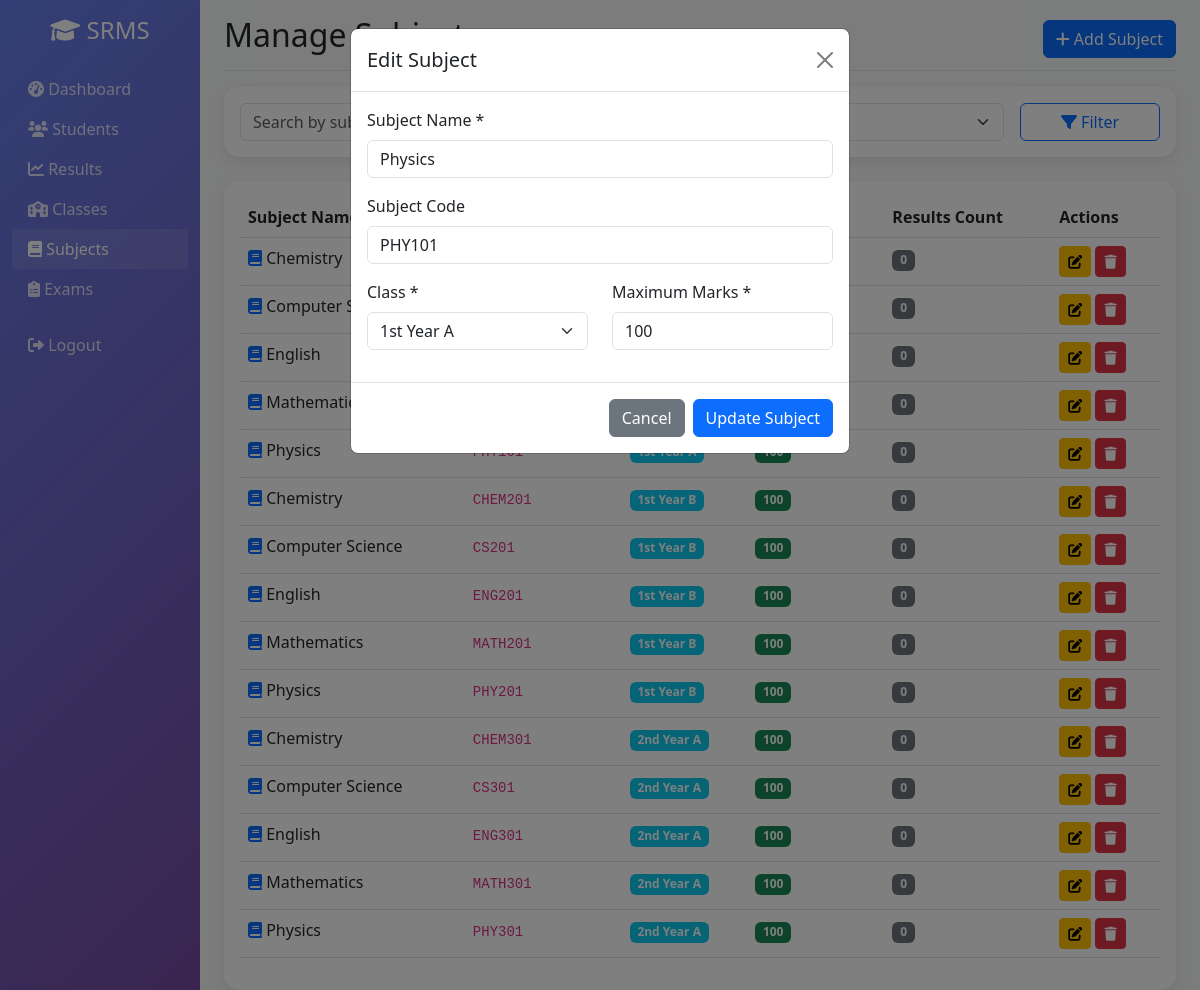
Screenshot of /subjects.php?edit=2 (signed in) with the database file from the repository.
### tables this page shows
CREATE TABLE `subjects` (
  `id` int(11) NOT NULL AUTO_INCREMENT,
  `subject_name` varchar(100) NOT NULL,
  `subject_code` varchar(20) DEFAULT NULL,
  `class_id` int(11) NOT NULL,
  `max_marks` int(11) NOT NULL DEFAULT 100,
  `created_at` timestamp NOT NULL DEFAULT current_timestamp(),
  PRIMARY KEY (`id`),
  KEY `class_id` (`class_id`),
  CONSTRAINT `subjects_ibfk_1` FOREIGN KEY (`class_id`) REFERENCES `classes` (`id`) ON DELETE CASCADE
);

CREATE TABLE `classes` (
  `id` int(11) NOT NULL AUTO_INCREMENT,
  `class_name` varchar(50) NOT NULL,
  `section` varchar(10) DEFAULT NULL,
  `created_at` timestamp NOT NULL DEFAULT current_timestamp(),
  PRIMARY KEY (`id`),
  UNIQUE KEY `class_name_section` (`class_name`, `section`)
);

### includes/functions.php (called while the page is built, shortened)
<?php
include_once 'db.php';
function sanitize($data) {
    global $conn;
    return htmlspecialchars(strip_tags(trim($conn->real_escape_string($data))));
}
?>

### subjects.php (the view, shortened to what this page needs)
<?php
include_once 'includes/functions.php';
$edit_subject = null;
if (isset($_GET['edit'])) {
    $id = sanitize($_GET['edit']);
    $sql = "SELECT * FROM subjects WHERE id = ?";
    $stmt = $conn->prepare($sql);
    $stmt->bind_param("i", $id);
    $stmt->execute();
    $result = $stmt->get_result();
    $edit_subject = $result->fetch_assoc();
}
$page = isset($_GET['page']) ? (int)$_GET['page'] : 1;
$limit = 20;
$offset = ($page - 1) * $limit;
$sql = "SELECT sub.*, c.class_name, c.section,
        (SELECT COUNT(*) FROM results WHERE subject_id = sub.id) as result_count
        FROM subjects sub
        JOIN classes c ON sub.class_id = c.id WHERE 1=1";
$sql .= " ORDER BY c.class_name, c.section, sub.subject_name LIMIT $limit OFFSET $offset";
$subjects = $conn->query($sql);
$classes = $conn->query("SELECT * FROM classes ORDER BY class_name, section");
?>
<!DOCTYPE html>
<html lang="en">
<head>
    <link href="https://cdn.jsdelivr.net/npm/bootstrap@5.3.0/dist/css/bootstrap.min.css" rel="stylesheet">
    <link rel="stylesheet" href="https://cdnjs.cloudflare.com/ajax/libs/font-awesome/6.0.0/css/all.min.css">
</head>
<body>
    <div class="container-fluid">
        <div class="row">
            <nav class="col-md-3 col-lg-2 d-md-block sidebar collapse">
                <div class="position-sticky pt-3">
                    <div class="text-center mb-4">
                        <h4 class="text-white">
                            <i class="fas fa-graduation-cap"></i> SRMS
                        </h4>
                    </div>
                    <ul class="nav flex-column">
                        <li class="nav-item">
                            <a class="nav-link" href="index.php">
                                <i class="fas fa-tachometer-alt"></i> Dashboard
                            </a>
                        </li>
                        <li class="nav-item">
                            <a class="nav-link" href="students.php">
                                <i class="fas fa-users"></i> Students
                            </a>
                        </li>
                        <li class="nav-item">
                            <a class="nav-link" href="results.php">
                                <i class="fas fa-chart-line"></i> Results
                            </a>
                        </li>
                        <li class="nav-item">
                            <a class="nav-link" href="classes.php">
                                <i class="fas fa-school"></i> Classes
                            </a>
                        </li>
                        <li class="nav-item">
                            <a class="nav-link active" href="subjects.php">
                                <i class="fas fa-book"></i> Subjects
                            </a>
                        </li>
                        <li class="nav-item">
                            <a class="nav-link" href="exams.php">
                                <i class="fas fa-clipboard-list"></i> Exams
                            </a>
                        </li>
                        <li class="nav-item mt-3">
                            <a class="nav-link" href="logout.php">
                                <i class="fas fa-sign-out-alt"></i> Logout
                            </a>
                        </li>
                    </ul>
                </div>
            </nav>
            <main class="col-md-9 ms-sm-auto col-lg-10 px-md-4 main-content">
                <div class="d-flex justify-content-between flex-wrap flex-md-nowrap align-items-center pt-3 pb-2 mb-3 border-bottom">
                    <h1 class="h2">Manage Subjects</h1>
                    <div class="btn-toolbar mb-2 mb-md-0">
                        <button type="button" class="btn btn-primary" data-bs-toggle="modal" data-bs-target="#addSubjectModal">
                            <i class="fas fa-plus"></i> Add Subject
                        </button>
                    </div>
                </div>
                <div class="card mb-4">
                    <div class="card-body">
                        <form method="GET" class="row g-3">
                            <div class="col-md-5">
                            </div>
                            <div class="col-md-5">
                            </div>
                            <div class="col-md-2">
                                <button type="submit" class="btn btn-outline-primary w-100">
                                    <i class="fas fa-filter"></i> Filter
                                </button>
                            </div>
                        </form>
                    </div>
                </div>
                <div class="card">
                    <div class="card-body">
                        <div class="table-responsive">
                            <table class="table table-hover">
                                <thead>
                                    <tr>
                                        <th>Subject Name</th>
                                        <th>Subject Code</th>
                                        <th>Class</th>
                                        <th>Max Marks</th>
                                        <th>Results Count</th>
                                        <th>Actions</th>
                                    </tr>
                                </thead>
                                <tbody>
                                    <?php while ($subject = $subjects->fetch_assoc()): ?>
                                    <tr>
                                        <td>
                                            <i class="fas fa-book text-primary"></i>
                                            <?php echo htmlspecialchars($subject['subject_name']); ?>
                                        </td>
                                        <td>
                                            <code><?php echo htmlspecialchars($subject['subject_code']); ?></code>
                                        </td>
                                        <td>
                                            <span class="badge bg-info">
                                                <?php echo $subject['class_name'] . ' ' . $subject['section']; ?>
                                            </span>
                                        </td>
                                        <td>
                                            <span class="badge bg-success"><?php echo $subject['max_marks']; ?></span>
                                        </td>
                                        <td>
                                            <span class="badge bg-secondary"><?php echo $subject['result_count']; ?></span>
                                        </td>
                                        <td>
                                            <a href="?edit=<?php echo $subject['id']; ?>" class="btn btn-sm btn-warning btn-action">
                                                <i class="fas fa-edit"></i>
                                            </a>
                                            <a href="?delete=<?php echo $subject['id']; ?>" class="btn btn-sm btn-danger btn-action" onclick="return confirm('Are you sure?')">
                                                <i class="fas fa-trash"></i>
                                            </a>
                                        </td>
                                    </tr>
                                    <?php endwhile; ?>
                                </tbody>
                            </table>
                        </div>
                    </div>
                </div>
            </main>
        </div>
    </div>
                                    <?php
                                    $classes->data_seek(0);
                                    ?>
    <?php if ($edit_subject): ?>
    <div class="modal fade show" id="editSubjectModal" tabindex="-1" style="display: block; background: rgba(0,0,0,0.5);">
        <div class="modal-dialog">
            <div class="modal-content">
                <div class="modal-header">
                    <h5 class="modal-title">Edit Subject</h5>
                    <a href="subjects.php" class="btn-close"></a>
                </div>
                <form method="POST">
                    <div class="modal-body">
                        <div class="mb-3">
                            <label class="form-label">Subject Name *</label>
                            <input type="text" class="form-control" name="subject_name" value="<?php echo $edit_subject['subject_name']; ?>" required>
                        </div>
                        <div class="mb-3">
                            <label class="form-label">Subject Code</label>
                            <input type="text" class="form-control" name="subject_code" value="<?php echo $edit_subject['subject_code']; ?>">
                        </div>
                        <div class="row">
                            <div class="col-md-6 mb-3">
                                <label class="form-label">Class *</label>
                                <select class="form-select" name="class_id" required>
                                    <?php
                                    $classes->data_seek(0);
                                    while ($class = $classes->fetch_assoc()):
                                    ?>
                                    <option value="<?php echo $class['id']; ?>" <?php echo $class['id'] == $edit_subject['class_id'] ? 'selected' : ''; ?>>
                                        <?php echo $class['class_name'] . ' ' . $class['section']; ?>
                                    </option>
                                    <?php endwhile; ?>
                                </select>
                            </div>
                            <div class="col-md-6 mb-3">
                                <label class="form-label">Maximum Marks *</label>
                                <input type="number" class="form-control" name="max_marks" value="<?php echo $edit_subject['max_marks']; ?>" min="1" required>
                            </div>
                        </div>
                    </div>
                    <div class="modal-footer">
                        <a href="subjects.php" class="btn btn-secondary">Cancel</a>
                        <button type="submit" name="edit_subject" class="btn btn-primary">Update Subject</button>
                    </div>
                </form>
            </div>
        </div>
    </div>
    <?php endif; ?>
</body>
</html>

### subjects.php (style rules this page uses)
.sidebar { min-height: 100vh; background: linear-gradient(135deg, #667eea 0%, #764ba2 100%); }
.sidebar .nav-link { color: rgba(255, 255, 255, 0.8); transition: all 0.3s; }
.sidebar .nav-link:hover, .sidebar .nav-link.active { color: white; background: rgba(255, 255, 255, 0.1); }
.main-content { background-color: #f8f9fa; min-height: 100vh; }
.card { border: none; border-radius: 15px; box-shadow: 0 5px 15px rgba(0, 0, 0, 0.08); }
.btn-action { padding: 0.25rem 0.5rem; font-size: 0.875rem; }

### rows the page displays
subjects: subject_name "Chemistry", result_count "0"
subjects: subject_name "Computer Science", result_count "0"
subjects: subject_name "English", result_count "0"
subjects: subject_name "Mathematics", result_count "0"
subjects: subject_name "Physics", result_count "0", subject_code "PHY101", class_id "1st Year A", max_marks "100"
subjects: subject_name "Chemistry", subject_code "CHEM201", class.class_name "1st Year", class.section "B", max_marks "100", result_count "0"
subjects: subject_name "Computer Science", subject_code "CS201", class.class_name "1st Year", class.section "B", max_marks "100", result_count "0"
subjects: subject_name "English", subject_code "ENG201", class.class_name "1st Year", class.section "B", max_marks "100", result_count "0"
subjects: subject_name "Mathematics", subject_code "MATH201", class.class_name "1st Year", class.section "B", max_marks "100", result_count "0"
subjects: subject_name "Physics", subject_code "PHY201", class.class_name "1st Year", class.section "B", max_marks "100", result_count "0"
subjects: subject_name "Chemistry", subject_code "CHEM301", class.class_name "2nd Year", class.section "A", max_marks "100", result_count "0"
subjects: subject_name "Computer Science", subject_code "CS301", class.class_name "2nd Year", class.section "A", max_marks "100", result_count "0"
subjects: subject_name "English", subject_code "ENG301", class.class_name "2nd Year", class.section "A", max_marks "100", result_count "0"
subjects: subject_name "Mathematics", subject_code "MATH301", class.class_name "2nd Year", class.section "A", max_marks "100", result_count "0"
subjects: subject_name "Physics", subject_code "PHY301", class.class_name "2nd Year", class.section "A", max_marks "100", result_count "0"
